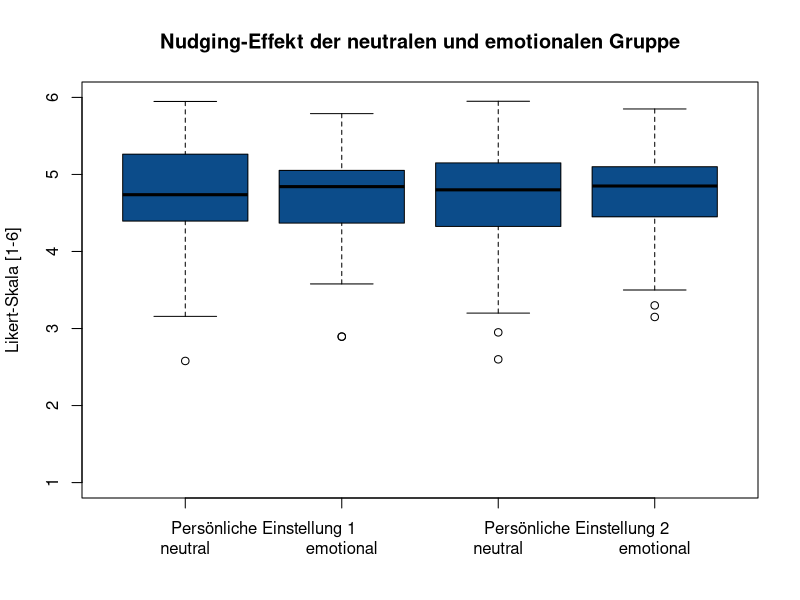
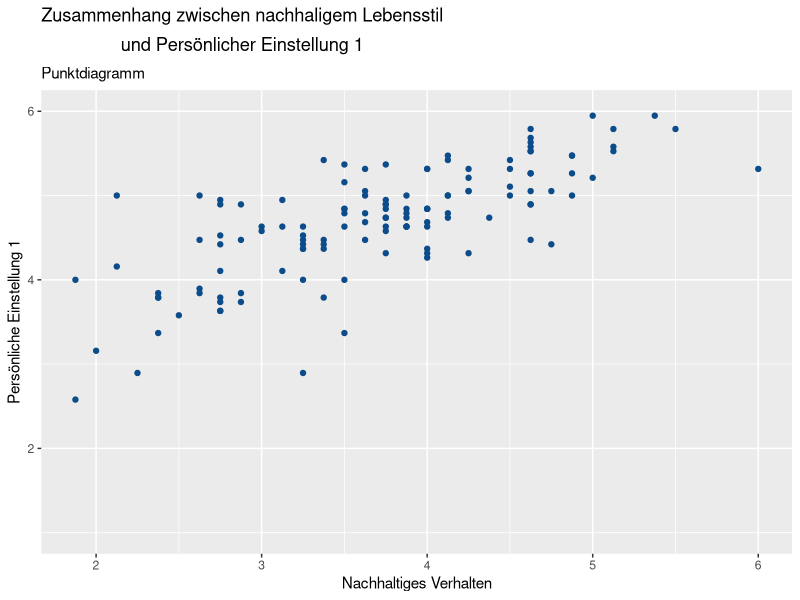
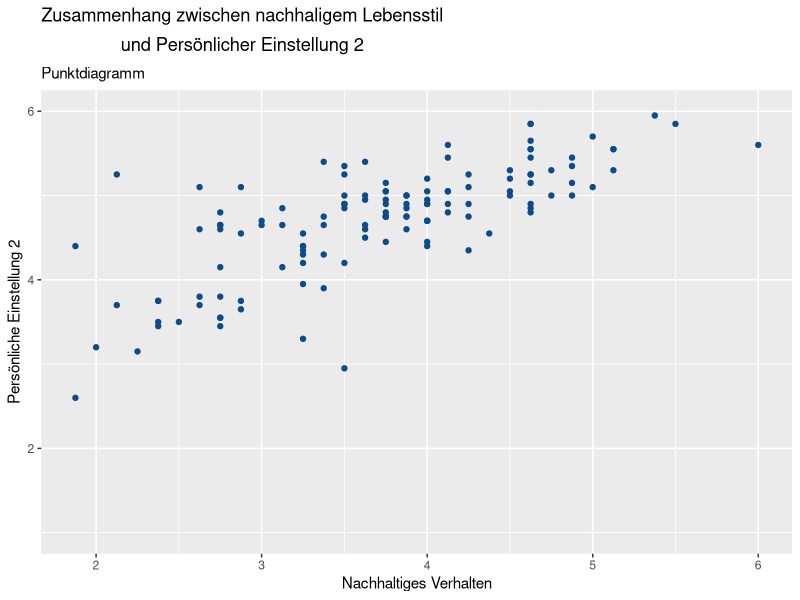
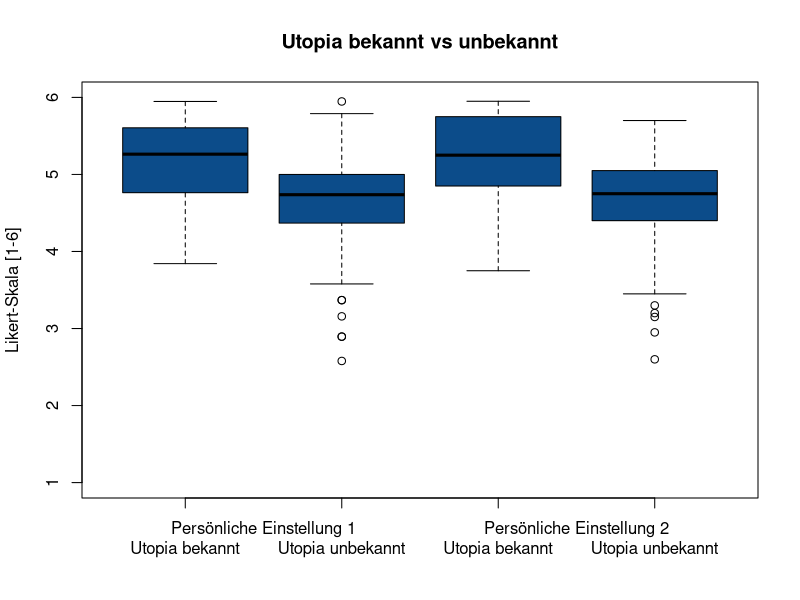
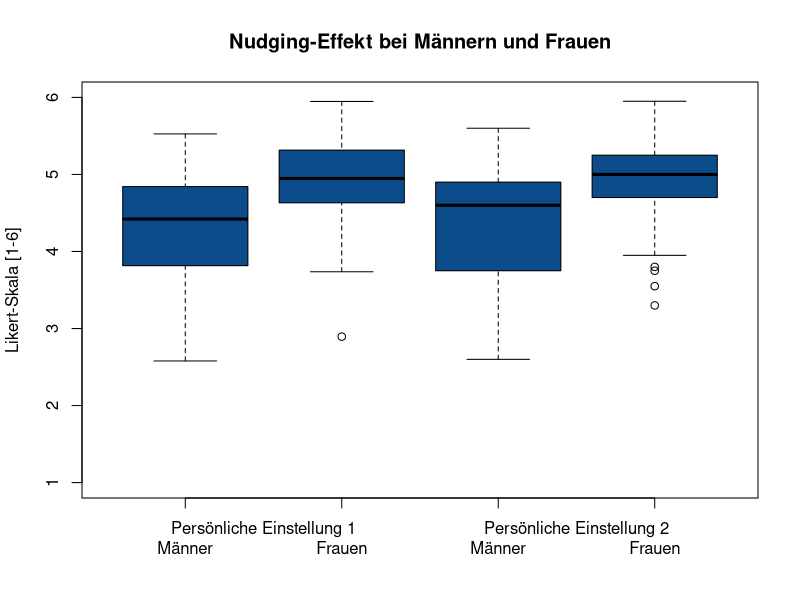
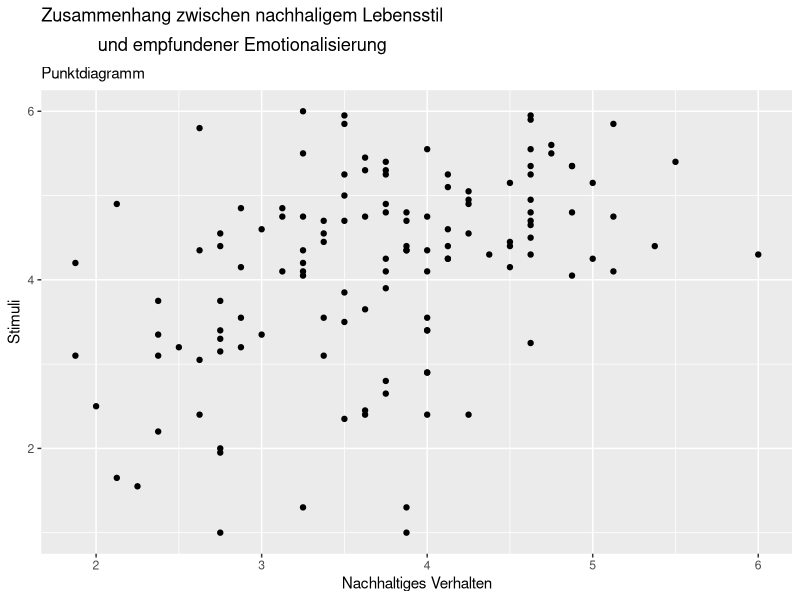
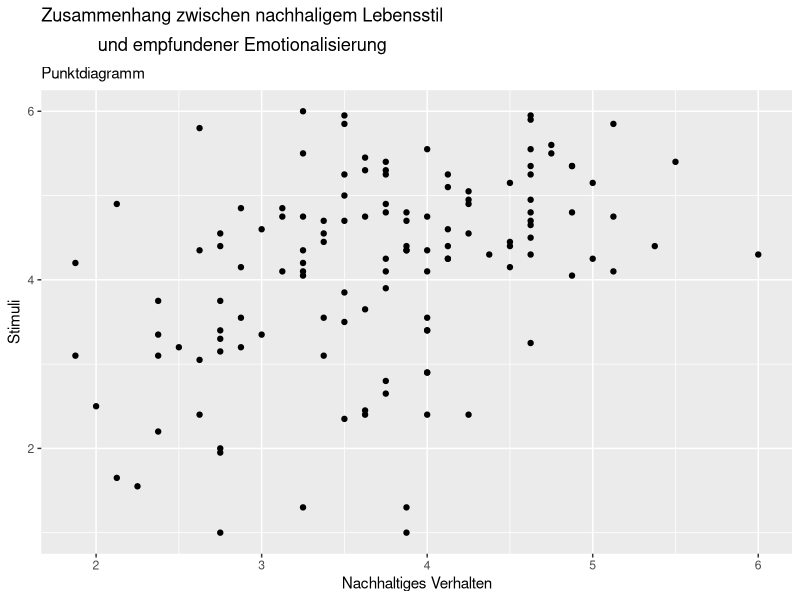

Reproduce these figures in R, in order.
## ---- chunk 1
knitr::opts_chunk$set(echo = TRUE)
## ---- chunk 2

library(tidyverse)
library(haven)
library(sjlabelled)
library(knitr)
library(psych)

datensatz <- read.csv("datensatz.csv", sep = ";")
## ---- chunk 3
## Unterschiedshypothese
## H1) Die Emotionalisierung durch Überschriften (in Kombination mit Bildern) in Utopia-Artikeln bewirkt einen Nudging-Effekt auf Rezipienten


by_n <- datensatz %>% filter(group.stimuli == "N")
by_e <- datensatz %>% filter(group.stimuli == "E")

#t.test(by_n$mind2_items ~ by_n$stimuli, paired = TRUE)
#t.test(datensatz$mind1_items ~ datensatz$stimuli)


#stimuli_n <- subset(datensatz, group.stimuli == "N")
#stimuli_e <- subset(datensatz, group.stimuli == "E")

boxplot(by_n$mind1_items, by_e$mind1_items, by_n$mind2_items, by_e$mind2_items,
       ylim = c(1, 6),
        col="#0c4c8a",
        main = "Nudging-Effekt der neutralen und emotionalen Gruppe",
        ylab = "Likert-Skala [1-6]"
        )
mtext(text=c("Persönliche Einstellung 1", "Persönliche Einstellung 2", "neutral", "emotional", "neutral", "emotional"),
   side = 1, line = c(1,1,2,2,2,2), at = c(1.5,3.5,1,2,3,4))

#describe(by_n$mind1_items)
#describe(by_n$mind2_items)

#ggsave("boxplot_nudging.jpg", plot = last_plot(),dpi = 300)

## ---- chunk 4

## Zusammenhang 
##H2) Bei Rezipienten, die einen nachhaltigen Lebensstil pflegen, gibt es einen Nudging-Effekt.

datensatz <- transform(datensatz, behavior_group=cut(datensatz$behavior_items, breaks=c(-Inf, median(datensatz$behavior_items), Inf), labels=c("low", "high")))

nachhaltig <- datensatz %>% filter(behavior_group == "high")

cor.test(nachhaltig$behavior_items, nachhaltig$mind1_items)
cor.test(nachhaltig$behavior_items, nachhaltig$mind2_items)

#jmv::linReg(nachhaltig, dep=mind2_items, covs=c("behavior_items"),
#            blocks = list(list("behavior_items")),
#            r2Adj=T, stdEst=T, anova=T)

library(ggplot2)


ggplot(data = datensatz) +
  aes(x = behavior_items, y = mind1_items) +
  geom_point(color = "#0c4c8a") +
  theme_gray()+
  ylim(1, 6) +
  labs(x = "Nachhaltiges Verhalten", y = "Persönliche Einstellung 1",
     title = expression(atop("Zusammenhang zwischen nachhaligem Lebensstil", 
                           paste ("und Persönlicher Einstellung 1"))),
     subtitle = "Punktdiagramm")

#ggsave("cor_hyp21.png", width = 6, height = 4)

ggplot(data = datensatz) +
  aes(x = behavior_items, y = mind2_items) +
  geom_point(color = "#0c4c8a") +
  theme_gray()+
  ylim(1, 6) +
  labs(x = "Nachhaltiges Verhalten", y = "Persönliche Einstellung 2",
     title = expression(atop("Zusammenhang zwischen nachhaligem Lebensstil", 
                           paste ("und Persönlicher Einstellung 2"))),
     subtitle = "Punktdiagramm")


#ggsave("cor_hyp2.png", width = 6, height = 4)
## ---- chunk 5
## Unterschied
## H3) Ein Nudging-Effekt tritt vermehrt bei tatsächlichen Utopia-Nutzern auf.

#independent t-test
#Variable use_utopia_1: 0 und 1 rausfiltern und 2,3,4 einbeziehen. sind aber nur 9 Nutzer

utopia_user <- subset(datensatz, utopia == "1")
utopia_nuser <- subset(datensatz, utopia == "2")

#utopia_user <- datensatz %>% filter(use_utopia_1 == c("2","3","4","5"))
#utopia_nuser <- subset(datensatz, utopia == "0","1")

boxplot(utopia_user$mind1_items, utopia_nuser$mind1_items, utopia_user$mind2_items, utopia_nuser$mind2_items,
        ylim = c(1, 6),
        col="#0c4c8a",
        main = "Utopia bekannt vs unbekannt",
        ylab = "Likert-Skala [1-6]"
        )
mtext(text=c("Persönliche Einstellung 1", "Persönliche Einstellung 2", "Utopia bekannt", "Utopia unbekannt", "Utopia bekannt", "Utopia unbekannt"),
   side = 1, line = c(1,1,2,2,2,2), at = c(1.5,3.5,1,2,3,4))




## ---- chunk 6

# Unterschied
## H4) Ein Nudging-Effekt tritt häufiger bei Frauen auf.

#datensatz %>% filter(gender != 3)

#t.test(datensatz$gender ~ datensatz$mind1_items)
#t.test(datensatz$gender ~ datensatz$mind2_items)

male <- subset(datensatz, gender == "1")
female <- subset(datensatz, gender == "2")

boxplot(male$mind1_items, female$mind1_items, male$mind2_items, female$mind2_items,
        ylim = c(1, 6),
        col="#0c4c8a",
        main = "Nudging-Effekt bei Männern und Frauen",
        ylab = "Likert-Skala [1-6]"
        )
mtext(text=c("Persönliche Einstellung 1", "Persönliche Einstellung 2", "Männer", "Frauen", "Männer", "Frauen"),
   side = 1, line = c(1,1,2,2,2,2), at = c(1.5,3.5,1,2,3,4))

describe(male$mind1_items)
describe(male$mind2_items)

describe(female$mind1_items)
describe(female$mind2_items)

## ---- chunk 7
## Zusammenhang
## H5) Es besteht ein Zusammenhang zwischen dem nachhaltigen Verhalten eines Nutzers und der empfundenen Emotionalisierung.


#datensatz <- transform(datensatz, emotional_group=cut(datensatz$stimuli, breaks=c(-Inf, median(datensatz$stimuli), Inf), labels=c("low", "high")))

#emotional <- datensatz %>% filter(emotional_group == "high")

cor.test(datensatz$behavior_items, datensatz$stimuli)


ggplot(data = datensatz) +
  aes(x = behavior_items, y = stimuli) +
  geom_point() +
  theme_grey()+
  #ylim(1, 6) +
  labs(x = "Nachhaltiges Verhalten", y = "Stimuli",
     title = expression(atop("Zusammenhang zwischen nachhaligem Lebensstil", 
                           paste ("und empfundener Emotionalisierung"))),
     subtitle = "Punktdiagramm")

ggsave("cor_hyp5.png", width = 6, height = 4)

median(datensatz$behavior_items)

##Problem: 🡪 funktioniert alles nicht,welche Variable für��� welche Variable für die empfundene Emtionalisierung?
